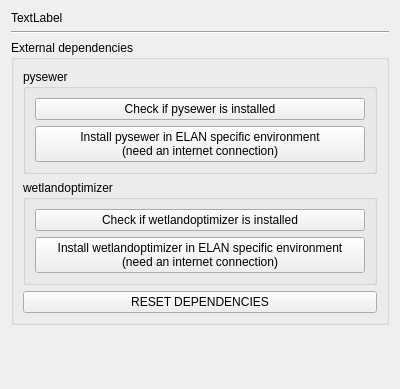
<?xml version="1.0" encoding="UTF-8"?>
<ui version="4.0">
 <class>DlgSettings</class>
 <widget class="QWidget" name="DlgSettings">
  <property name="geometry">
   <rect>
    <x>0</x>
    <y>0</y>
    <width>400</width>
    <height>389</height>
   </rect>
  </property>
  <property name="windowTitle">
   <string>Settings</string>
  </property>
  <layout class="QGridLayout" name="gridLayout">
   <item row="1" column="0">
    <widget class="Line" name="hrz_line_1">
     <property name="locale">
      <locale language="English" country="UnitedStates"/>
     </property>
     <property name="orientation">
      <enum>Qt::Horizontal</enum>
     </property>
    </widget>
   </item>
   <item row="3" column="0">
    <widget class="QGroupBox" name="grp_global">
     <property name="locale">
      <locale language="English" country="UnitedStates"/>
     </property>
     <property name="title">
      <string>External dependencies</string>
     </property>
     <layout class="QVBoxLayout" name="verticalLayout_2">
      <item>
       <widget class="QGroupBox" name="groupBox">
        <property name="title">
         <string>pysewer</string>
        </property>
        <layout class="QVBoxLayout" name="verticalLayout">
         <item>
          <widget class="QPushButton" name="pysewerCheckBtn">
           <property name="text">
            <string>Check if pysewer is installed</string>
           </property>
          </widget>
         </item>
         <item>
          <widget class="QPushButton" name="pysewerInstallBtn">
           <property name="text">
            <string>Install pysewer in ELAN specific environment
(need an internet connection)</string>
           </property>
          </widget>
         </item>
        </layout>
       </widget>
      </item>
      <item>
       <widget class="QGroupBox" name="groupBox_2">
        <property name="title">
         <string>wetlandoptimizer</string>
        </property>
        <layout class="QVBoxLayout" name="verticalLayout_3">
         <item>
          <widget class="QPushButton" name="wetlandoptimizerCheckBtn">
           <property name="text">
            <string>Check if wetlandoptimizer is installed</string>
           </property>
          </widget>
         </item>
         <item>
          <widget class="QPushButton" name="wetlandoptimizerInstallBtn">
           <property name="text">
            <string>Install wetlandoptimizer in ELAN specific environment
(need an internet connection)</string>
           </property>
          </widget>
         </item>
        </layout>
       </widget>
      </item>
      <item>
       <widget class="QPushButton" name="resetDependenciesBtn">
        <property name="text">
         <string>RESET DEPENDENCIES</string>
        </property>
       </widget>
      </item>
     </layout>
    </widget>
   </item>
   <item row="0" column="0">
    <widget class="QLabel" name="lbl_title">
     <property name="text">
      <string>TextLabel</string>
     </property>
    </widget>
   </item>
   <item row="4" column="0">
    <spacer name="verticalSpacer">
     <property name="orientation">
      <enum>Qt::Vertical</enum>
     </property>
     <property name="sizeHint" stdset="0">
      <size>
       <width>20</width>
       <height>40</height>
      </size>
     </property>
    </spacer>
   </item>
  </layout>
 </widget>
 <resources/>
 <connections/>
</ui>
